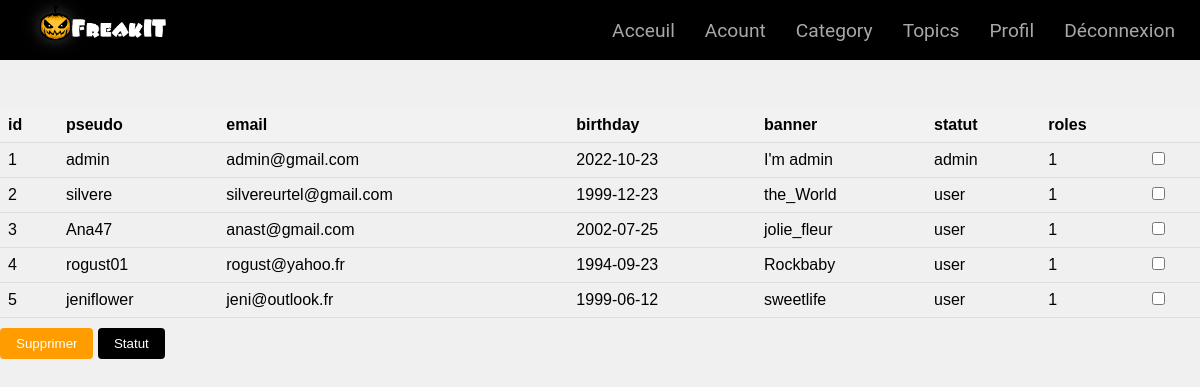
The page /account.php on the database its author committed.
### tables this page shows
CREATE TABLE IF NOT EXISTS `user` (
  `id` int NOT NULL AUTO_INCREMENT,
  `pseudo` varchar(44) NOT NULL,
  `email` varchar(44) NOT NULL,
  `passwords` text NOT NULL,
  `birthday` date NOT NULL,
  `banner` varchar(33) NOT NULL,
  `statut` tinyint(1) NOT NULL DEFAULT '1',
  `roles` varchar(30) NOT NULL DEFAULT 'user',
  PRIMARY KEY (`id`)
);

### account.php (the view, shortened to what this page needs)
<?php
require("updateuser.php");
?>
<!DOCTYPE html>
<html lang="en">
<head>
    <link rel="stylesheet" href="css/account.css">
</head>
<body>
    <?php include("includes/navbaradmin.php"); ?>
    <br><br><br> <br><br><br>
    <form method="POST">
        <?php
        $requs = $connexion->prepare('SELECT * FROM user');
        $requs->execute();
        echo "<table>";
        echo '<tr class="title">';
        echo "<td>id</td>";
        echo "<td>pseudo</td>";
        echo "<td>email</td>";
        echo "<td>birthday</td>";
        echo "<td>banner</td>";
        echo "<td>statut</td>";
        echo "<td>roles</td>";
        echo "<td></td>";
        echo "</tr>";
        while ($data = $requs->fetch(PDO::FETCH_ASSOC)) {
            echo "<tr>";
            echo "<td>" . $data['id'] . "</td>";
            echo "<td>" . $data['pseudo'] . "</td>";
            echo "<td>" . $data['email'] . "</td>";
            echo "<td>" . $data['birthday'] . "</td>";
            echo "<td>" . $data['banner'] . "</td>";
            echo "<td>" . $data['roles'] . "</td>";
            echo "<td>" . $data['statut'] . "</td>";
            echo "<td><input class='' type='checkbox' name='coche[]' value='{$data['id']}' </td>";
            echo "</tr>";
        }
        echo "</table>";
        ?>
    <input class='supr' type='submit' name='submit' value='Supprimer' />
    <input class='upd' type='submit' name='update' value='Statut' />
    </form>
</body>
</html>

### css/account.css (style rules this page uses)
table { width: 100%; border-collapse: collapse; }
th, td { padding: 8px; text-align: left; border-bottom: 1px solid #ddd; }
.title { background-color: #f2f2f2; font-weight: bold; }
.supr { margin-top: 10px; padding: 8px 16px; background-color: #ff9d00; color: white; border: none; border-radius: 4px; cursor: pointer; }
.upd { margin-top: 10px; padding: 8px 16px; background-color: #000000; color: white; border: none; border-radius: 4px; cursor: pointer; }

### css/navbar1.css (style rules this page uses)
* { margin: 0px; padding: 0px; box-sizing: border-box; font-family: sans-serif; }
body { background-color: #f0f0f0; }

### rows shown on the page
user: id "1", pseudo "admin", email "admin@gmail.com", birthday "2022-10-23", banner "I'm admin", roles "admin", statut "1"
user: id "2", pseudo "silvere", email "silvereurtel@gmail.com", birthday "1999-12-23", banner "the_World", roles "user", statut "1"
user: id "3", pseudo "Ana47", email "anast@gmail.com", birthday "2002-07-25", banner "jolie_fleur", roles "user", statut "1"
user: id "4", pseudo "rogust01", email "rogust@yahoo.fr", birthday "1994-09-23", banner "Rockbaby", roles "user", statut "1"
user: id "5", pseudo "jeniflower", email "jeni@outlook.fr", birthday "1999-06-12", banner "sweetlife", roles "user", statut "1"
